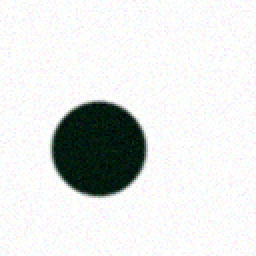
#> input picture week13/dataset/class1/circle_112.png, 128 x 128 px (shown 2 times larger); its folder holds only this picture in this run
$ python tugas1.py
#> lines starting #> are read from the running program, lines starting #| are printed output that depends on the picture; after the words box and inside, x2 and y2 are one past the last pixel; in counts of white or black regions, pixels touching at a corner belong together
import cv2
import numpy as np
import os
import time
import matplotlib.pyplot as plt

from skimage.feature import hog

from sklearn.neighbors import KNeighborsClassifier
from sklearn.svm import SVC

from sklearn.model_selection import (
    train_test_split,
    StratifiedKFold,
    GridSearchCV,
    learning_curve
)

from sklearn.metrics import (
    accuracy_score,
    precision_score,
    recall_score,
    f1_score,
    confusion_matrix,
    roc_curve,
    auc
)

from sklearn.preprocessing import (
    label_binarize,
    StandardScaler
)

from sklearn.decomposition import PCA

# =====================================================
# LOAD DATASET
# =====================================================

def load_dataset():

    base_dir = os.path.dirname(os.path.abspath(__file__))

    path = os.path.join(base_dir, "dataset")

    if not os.path.exists(path):
        raise FileNotFoundError(f"Dataset tidak ditemukan: {path}")

    images = []
    labels = []

    class_names = sorted(os.listdir(path))

    for label, cls in enumerate(class_names):

        cls_path = os.path.join(path, cls)

        if not os.path.isdir(cls_path):
            continue

        for file in os.listdir(cls_path):

            img_path = os.path.join(cls_path, file)

            img = cv2.imread(img_path, 0)
#> img: shape (128, 128); min 2, max 255, mean 226

            if img is None:
                continue

            img = cv2.resize(img, (128,128))

            img = cv2.GaussianBlur(img, (3,3), 0)

            _, img = cv2.threshold(
                img,
                0,
                255,
                cv2.THRESH_BINARY + cv2.THRESH_OTSU
            )
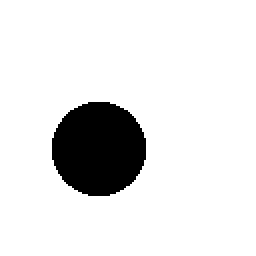
#> img: shape (128, 128) (shown 2 times larger); 89.3% white; 1 black region, box (x1, y1, x2, y2) and area: (26, 51, 73, 98) 1751

            images.append(img)
            labels.append(label)
#> pass 2 of the loop in load_dataset, `for label, cls in enumerate(class_names):`:
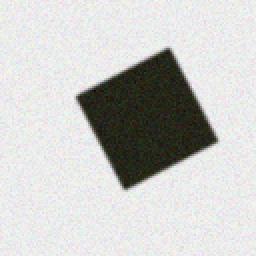
#> input picture week13/dataset/class2/square_1.png, 128 x 128 px (shown 2 times larger)
#> in load_dataset, `img = cv2.GaussianBlur(img, (3,3), 0)`:
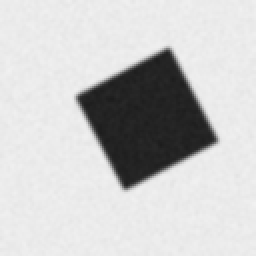
#> img: shape (128, 128) (shown 2 times larger); min 28, max 241, mean 200.4
#> in load_dataset, `_, img = cv2.threshold( img, 0, 255, cv2.THRESH_BINARY + cv2.THRESH_OT..`:
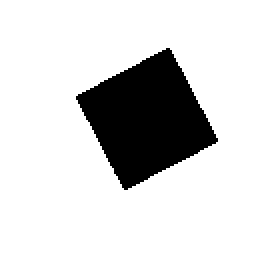
#> img: shape (128, 128) (shown 2 times larger); 82.7% white; 1 black region, box (x1, y1, x2, y2) and area: (38, 24, 109, 95) 2839
#> in run, `images, y, classes = load_dataset()`: images = 2 items; y = [0, 1]; classes = ['class1', 'class2']

    return images, np.array(labels), class_names

# =====================================================
# FEATURE EXTRACTION
# Shape + Hu Moments + HOG
# =====================================================

def extract_features(images):

    feats = []

    for img in images:

        contours, _ = cv2.findContours(
            img,
            cv2.RETR_EXTERNAL,
            cv2.CHAIN_APPROX_SIMPLE
        )

        if len(contours) == 0:

            feature = np.zeros(161)

            feats.append(feature)

            continue

        contours = sorted(
            contours,
            key=cv2.contourArea,
            reverse=True
        )

        c = contours[0]

        area = cv2.contourArea(c)

        perimeter = cv2.arcLength(c, True)

        x, y, w, h = cv2.boundingRect(c)

        aspect_ratio = w / h if h != 0 else 0

        compactness = (
            (4 * np.pi * area) /
            (perimeter * perimeter + 1e-6)
        )

        M = cv2.moments(c)

        hu = cv2.HuMoments(M).flatten()

        hog_feat = hog(
            img,
            orientations=9,
            pixels_per_cell=(8,8),
            cells_per_block=(2,2),
            visualize=False
        )

        feature = [
            area,
            perimeter,
            aspect_ratio,
            compactness
        ]

        feature.extend(list(hu))

        # ambil sebagian HOG biar tidak berat
        feature.extend(hog_feat[:300])

        feats.append(feature)
#> this loop made 2 passes
#> (c, area, perimeter, x, y, w, h, aspect_ratio) on passes 1 to 2: ([[0, 0], [0, 127], [127, 127], [127, 0]], 16129, 508, 0, 0, 128, 128, 1), ([[0, 0], [0, 127], [127, 127], [127, 0]], 16129, 508, 0, 0, 128, 128, 1)
#> after the loop, feats = 2 items

    return np.array(feats)

# =====================================================
# EVALUASI
# =====================================================

# [344 lines left out: functions evaluate, plot_confusion_subplot, run_knn, run_svm, plot_pca, plot_learning_curve, not called in this run]

# =====================================================
# MAIN
# =====================================================

def run():

    images, y, classes = load_dataset()

    X = extract_features(images)

    # scaling penting untuk SVM
    scaler = StandardScaler()

    X = scaler.fit_transform(X)

#> (the run stopped early here; a loop or call above may not have finished)
